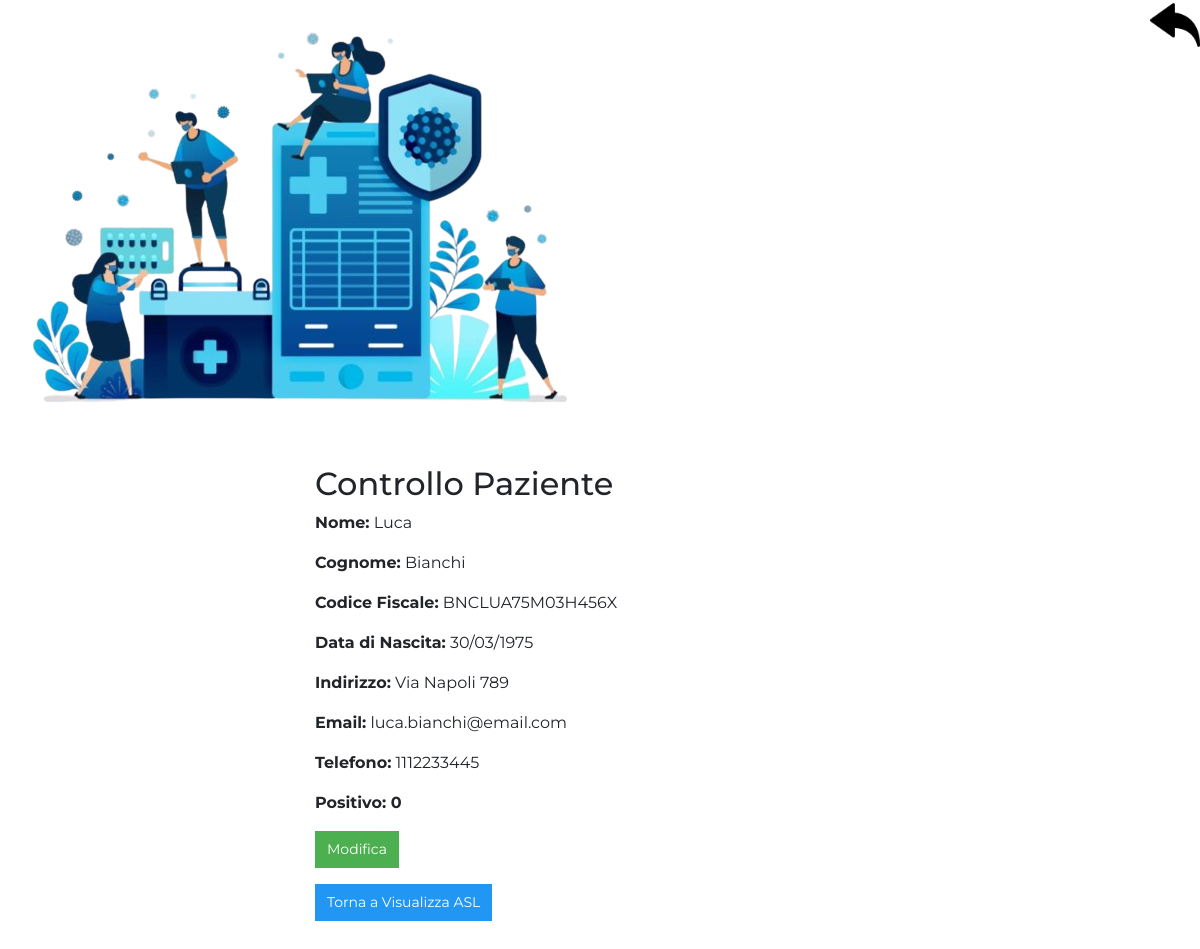
The app's page /ControlloASl.php?codiceFiscale=BNCLUA75M03H456X with its own data.
### tables this page shows
CREATE TABLE `pazienti` (
  `CodiceFiscale` varchar(16) NOT NULL,
  `Nome` varchar(50) NOT NULL,
  `Cognome` varchar(50) NOT NULL,
  `DataNascita` date DEFAULT NULL,
  `password` varchar(20) NOT NULL,
  `Indirizzo` varchar(255) DEFAULT NULL,
  `Email` varchar(50) DEFAULT NULL,
  `Telefono` varchar(15) DEFAULT NULL,
  `positivo` tinyint(1) NOT NULL,
  `controllo` tinyint(1) NOT NULL,
  `Esito_controllo` varchar(200) DEFAULT NULL,
  `data_controllo` date DEFAULT NULL,
  `Modalita_controllo` varchar(200) DEFAULT NULL
);

### ControlloASl.php (the view, shortened to what this page needs)
<!DOCTYPE html>
<html lang="en">
<head>
    <link rel="stylesheet" href="https://cdn.jsdelivr.net/npm/bootstrap@4.3.1/dist/css/bootstrap.min.css">
    <link rel="stylesheet" href="css/style.css" class="StyleLog">
</head>
<body>
<a href="VisualizzaASl.php" style="float: right;"><img src="back.png" width="50" height="50" alt="Logout Icon"></a>
<figure>
  <img src="Sfondo2.png">
</figure>
<?php
include "Connessione.php";
$codiceFiscale = isset($_GET['codiceFiscale']) ? $_GET['codiceFiscale'] : '';
$selectSql = "SELECT * FROM pazienti WHERE CodiceFiscale = '$codiceFiscale'";
$result = $conn->query($selectSql);
if ($result) {
    if ($result->num_rows > 0) {
        $paziente = $result->fetch_assoc();
        ?>
        <div class="container">
            <h2>Controllo Paziente</h2>
            <p><strong>Nome:</strong> <?php echo $paziente['Nome']; ?></p>
            <p><strong>Cognome:</strong> <?php echo $paziente['Cognome']; ?></p>
            <p><strong>Codice Fiscale:</strong> <?php echo $paziente['CodiceFiscale']; ?></p>
            <p><strong>Data di Nascita:</strong> <?php echo date('d/m/Y', strtotime($paziente['DataNascita'])); ?></p>
            <p><strong>Indirizzo:</strong> <?php echo $paziente['Indirizzo']; ?></p>
            <p><strong>Email:</strong> <?php echo $paziente['Email']; ?></p>
            <p><strong>Telefono:</strong> <?php echo $paziente['Telefono']; ?></p>
            <p><strong>Positivo: <?php echo $paziente['positivo']; ?></p></strong>
                <?php
                echo "<form action='{$_SERVER['PHP_SELF']}?codiceFiscale={$codiceFiscale}' method='POST'>";
                echo "<button type='submit' class='complete-button'>Modifica</button>";
                echo "</form>";
                ?>
            <form action="VisualizzaASL.php" method="GET">
                <button type="submit" class="back-button">Torna a Visualizza ASL</button>
            </form>
        </div>
        <?php
    } else {
        echo "Nessun paziente con il codice fiscale fornito.";
    }
} else {
    echo "Errore nella query: " . $conn->error;
}
?>
</body>
</html>

### css/style.css (style rules this page uses)
* { margin: 0; padding: 0; box-sizing: border-box; font-family: 'Montserrat', sans-serif; }

### ControlloASl.php (style rules this page uses)
body { font-family: Arial, sans-serif; }
.container { max-width: 600px; margin: 50px auto; }
.complete-button { background-color: #4CAF50; color: white; border: none; padding: 8px 12px; text-align: center; text-decoration: none; display: inline-block; font-size: 14px; cursor: pointer; }
.back-button { background-color: #2196F3; color: white; border: none; padding: 8px 12px; text-align: center; text-decoration: none; display: inline-block; font-size: 14px; cursor: pointer; }

### records on screen
pazienti: Nome "Luca", Cognome "Bianchi", CodiceFiscale "BNCLUA75M03H456X", DataNascita "30/03/1975", Indirizzo "Via Napoli 789", Email "luca.bianchi@email.com", Telefono "1112233445", positivo "0"
